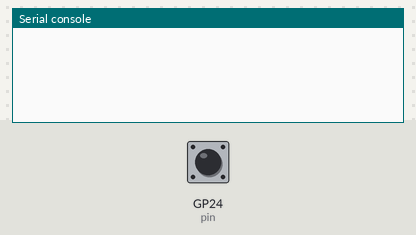
The program below on a simulated Raspberry Pi Pico running MicroPython. Parts: the last lines printed to the serial console. The test bench sets the inputs (shaded band); at power-on: GP24 (pin) HIGH.

Above: at 1.2 s.
1.3 s: GP24 (pin) pulled LOW for 0.15 s
At 2.5 s:
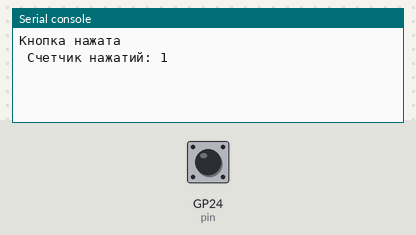
2.9 s: GP24 (pin) pulled LOW for 1 s
At 3.9 s:
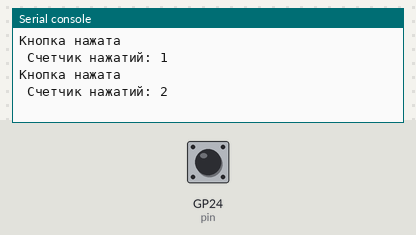
5.4 s: GP24 (pin) pulled LOW for 0.15 s
At 5.8 s:
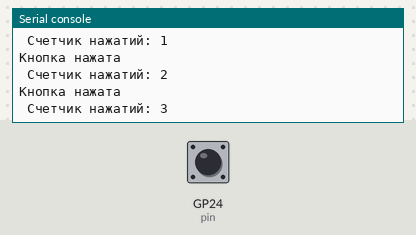

The program:

button.py
```python
from machine import Pin

interrupt_flag=0
pin = Pin(24,Pin.IN,Pin.PULL_UP)
counter = 0

def callback(pin):

    global interrupt_flag
    interrupt_flag=1

pin.irq(trigger=Pin.IRQ_FALLING, handler=callback)

while True:

    if interrupt_flag is 1:

        counter += 1
        print("Кнопка нажата \n Счетчик нажатий:", counter )
        interrupt_flag=0
```

Measured:
- after the input at 1.3 s, the serial console: prints a new line at once (image 1)
- after the input at 2.9 s, the serial console: prints a new line at once (image 2)
- after the input at 5.4 s, the serial console: prints a new line at once (image 3)
